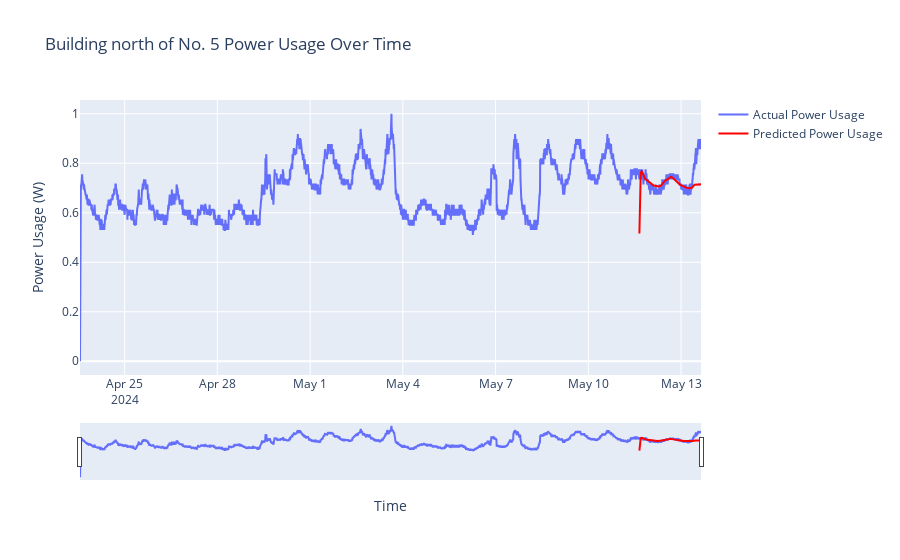

The notebook cell this image was saved under:
### Code cell
import plotly.graph_objects as go

# 그래프 객체 생성
fig = go.Figure()

# 기존 전력 사용량 데이터 추가
fig.add_trace(go.Scatter(x=data['DateTime'], y=data['PowerUsage'],
                         mode='lines', name='Actual Power Usage'))

# 예측 전력 사용량 데이터 추가 (여기서 수정된 부분)
fig.add_trace(go.Scatter(x=predicted_dates, y=predict.flatten(),
                         mode='lines', name='Predicted Power Usage',
                         line=dict(color='red')))  # 예측 데이터에는 다른 색상을 사용

# 레이아웃 업데이트
fig.update_layout(
    title='Building north of No. 5 Power Usage Over Time',
    xaxis_title='Time',
    yaxis_title='Power Usage (W)',
    xaxis_rangeslider_visible=True
)

# 그래프 표시
fig.show()

### Figure 1 — Plotly figure (JSON) as saved in the notebook; plotly's stock layout.template omitted (floating-point values rounded to 4 significant figures; data arrays with more than 128 entries replaced by an {"elided": "..."} marker saying what was removed)
{"data": [{"mode": "lines", "name": "Actual Power Usage", "type": "scatter", "x": {"elided": "2893 str values"}, "y": {"elided": "2893 float values"}}, {"line": {"color": "red"}, "mode": "lines", "name": "Predicted Power Usage", "type": "scatter", "x": {"elided": "288 str values"}, "y": {"elided": "288 float values"}}], "layout": {"title": {"text": "Building north of No. 5 Power Usage Over Time"}, "xaxis": {"rangeslider": {"visible": true}, "title": {"text": "Time"}}, "yaxis": {"title": {"text": "Power Usage (W)"}}}}
